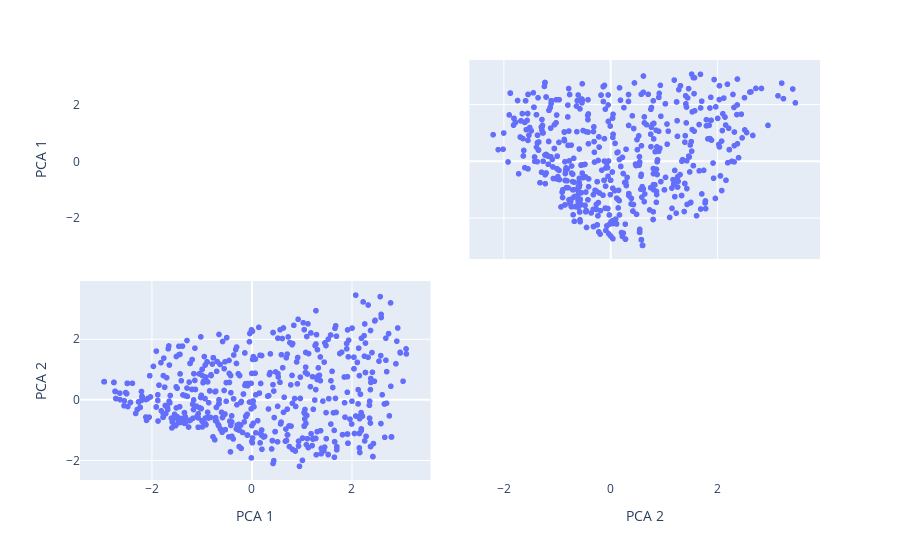

Notebook code for this chart:
### Code cell
plotPCA(dataScaled, 2)

### Figure 1 — Plotly figure (JSON) as saved in the notebook; plotly's stock layout.template omitted (floating-point values rounded to 4 significant figures; data arrays with more than 128 entries replaced by an {"elided": "..."} marker saying what was removed)
{"data": [{"diagonal": {"visible": false}, "dimensions": [{"axis": {"matches": true}, "label": "PCA 1", "values": {"elided": "747 float values"}}, {"axis": {"matches": true}, "label": "PCA 2", "values": {"elided": "747 float values"}}], "hovertemplate": "%{xaxis.title.text}=%{x}<br>%{yaxis.title.text}=%{y}<extra></extra>", "legendgroup": "", "marker": {"color": "#636efa", "symbol": "circle"}, "name": "", "showlegend": false, "type": "splom"}], "layout": {"dragmode": "select", "legend": {"tracegroupgap": 0}, "margin": {"t": 60}}}
